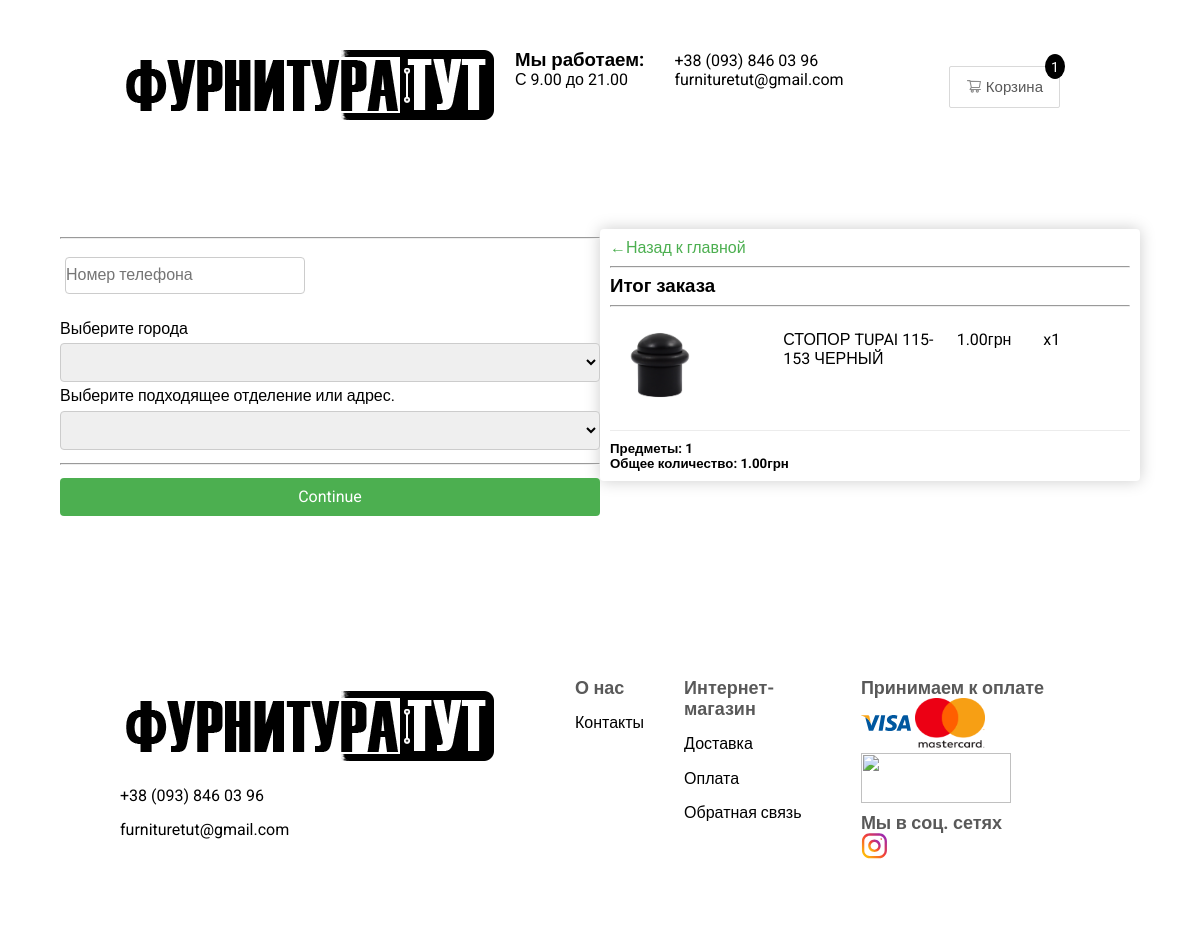
Screenshot of /checkout/ (signed in) with the database file from the repository.
### store/models.py (models this page shows, shortened)
class OrderItem(models.Model):
    product = models.ForeignKey(Product, null=True, blank=True,
        on_delete=models.CASCADE)
    order = models.ForeignKey(Order, null=True, blank=True,
        on_delete=models.CASCADE)
    quantity = models.PositiveSmallIntegerField(default=0, null=True, blank=True)
    date_created = models.DateTimeField(auto_now_add=True)
    @property
    def get_total(self):
        return self.product.price * self.quantity

class Product(models.Model):
    name = models.CharField(max_length=255, null=True, blank=True)
    digital = models.BooleanField(default=False, null=True, blank=False)
    description = models.TextField(null=True, blank=True)
    quality = models.CharField(max_length=255, null=True, blank=True)
    product_id = models.IntegerField(default=0, null=True, blank=True)
    price = models.DecimalField(max_digits=7, decimal_places=2, null=True, blank=True)
    subcategory = models.ForeignKey(MinCategory, related_name='p_subcategory',
        null=True, blank=True, on_delete=models.CASCADE)
    category = models.ForeignKey(Category, null=True, blank=True,
        on_delete=models.CASCADE)
    image = models.ImageField()
    @property
    def imageURL(self):
        try:
            url = self.image.url
        except:
            url = ''
        return url

class Order(models.Model):
    customer = models.ForeignKey(Customer, null=True, blank=True,
        on_delete=models.CASCADE)
    date_created = models.DateTimeField(auto_now_add=True)
    complete = models.BooleanField(default=False)
    transaction_id = models.CharField(max_length=100, null=True)
    @property
    def shipping(self):
        shipping = False
        orderitems = self.orderitem_set.all()
        for item in orderitems:
            if not item.product.digital:
                shipping = True
        return shipping
    @property
    def get_cart_total(self):
        orderItems = self.orderitem_set.all()
        total = sum([item.get_total for item in orderItems])
        return total
    @property
    def get_cart_items(self):
        orderItems = self.orderitem_set.all()
        total = sum([item.quantity for item in orderItems])
        return total

### store/views.py (the view)
# urls.py: path('checkout/', checkout, name='checkout'),
def checkout(request):
    data = cartData(request)
    cartItems = data['cartItems']
    order = data['order']
    items = data['items']
    context = {
        'items': items,
        'order': order,
        'cartItems': cartItems,
    }
    return render(request, 'store/checkout.html', context)

### store/utils.py (called while the page is built)
def cartData(request):
    if request.user.is_authenticated:
        customer = request.user.customer
        order, created = Order.objects.get_or_create(customer=customer, complete=False)
        items = order.orderitem_set.all()
        cartItems = order.get_cart_items
    else:
        cookieData = cookieCart(request)
        cartItems = cookieData['cartItems']
        order = cookieData['order']
        items = cookieData['items']
    return {'cartItems': cartItems, 'order': order, 'items': items}

### store/templates/store/checkout.html (shortened to what this page needs)
{% extends 'store/store.html' %}
{% load static%}
{% block content %}
    <div class="all">
        <form id="form" action="">
            <hr>
            <div id="shipping-info">
                <div class="form-field">
                    <input class="form-control" type="text" name="telephone" placeholder="Номер телефона">
                </div>
                <label>Выберите города</label>
                <select id="city_novaposhta">
                </select>
                <label>Выберите подходящее отделение или адрес.</label>
                <select id="branch_novaposhta">
                </select>
            </div>
            <hr>
            <input id="form-button" type="submit" value="Continue" style="margin-top: 5px">
        </form>
        <div class="box-element">
            <a class="" style="text-decoration: none; color: #4CAF50;" href="{% url 'store' %}">&#x2190;Назад к главной</a>
            <hr>
            <h3>Итог заказа</h3>
            <hr>
            {% for item in items %}
            <div class="cart-row">
                <div style="flex:2"><img class="row-image" src="{{ item.product.imageURL }}"></div>
                <div style="flex:2"><p>{{ item.product.name }}</p></div>
                <div style="flex:1"><p>{{ item.product.price }}грн</p></div>
                <div style="flex:1"><p>x{{ item.quantity }}</p></div>
            </div>
            {% endfor %}
            <h5>Предметы:   {{ order.get_cart_items }}</h5>
            <h5>Общее количество:   {{ order.get_cart_total|floatformat:2 }}грн</h5>
            </div>
        </div>
{% endblock content %}

### static/css/style.css (style rules this page uses)
html, *, *::before, *::after { box-sizing: border-box; }
body { margin: 0; padding: 0; font-family: 'Roboto', sans-serif; font-size: 16px; }
h1,h2,h3,h4,h5,h6 { margin: 0; }
input { border-radius: 0; }
.box-element { box-shadow:hsl(0, 0%, 80%) 0 0 16px; background-color: #fff; border-radius: 4px; padding: 10px; }
.cart-row { display: flex; align-items: flex-stretch; padding-bottom: 10px; margin-bottom: 10px; border-bottom: 1px solid #ececec; }
.row-image { width: 100px; }
.form-field { width:250px; display: inline-block; padding: 5px; }

### store/templates/store/checkout.html (style rules this page uses)
.all { padding: 5%; margin-bottom: 5%; }
#form { width: 50%; float: left; }
.box-element { max-width: 100%; height: auto; overflow:hidden; }
input[type=text], input[type=email], select { width: 100%; padding: 8px 0; margin: 5px 0; display: inline-block; border: 1px solid #ccc; border-radius: 4px; box-sizing: border-box; }
input[type=submit] { width: 100%; background-color: #4CAF50; color: white; padding: 10px 10px; margin: 25px 0; border: none; border-radius: 4px; cursor: pointer; }

### rows the page displays
OrderItem: product.imageURL (picture), product.name "СТОПОР TUPAI 115-153 ЧЕРНЫЙ", product.price "1.00", quantity "1"
Order: get_cart_items "1", get_cart_total "1.00"

### other values shown
{{ cartItems }} "1"
